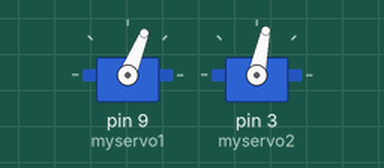
Simulated run of this sketch. Board: Arduino Uno, built with avr-gcc and run on an emulated ATmega328P. On the bench: 2 × servo.

Above: at 0.1 s.
At 22.4 s:
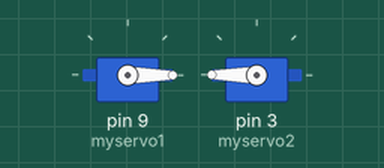
At 30.5 s:
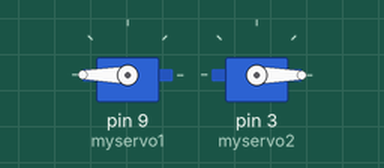
Timing chart, 0 to 40.0 s (numbered marks = the images above):
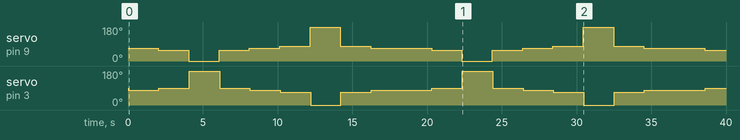

The sketch:

Servos.ino
```cpp
#include <Servo.h>

Servo myservo1;  // create servo object to control a servo
Servo myservo2;  // create servo object to control a servo

int pos1 = 68;    // variable to store the servo position
int pos2 = 78;    // variable to store the servo position
void parado() {
  pos1 = 68;    // variable to store the servo position
  pos2 = 78;    // variable to store the servo position
  myservo1.write(pos1);//78 -ah   +h              // tell servo to go to position in variable 'pos'
  delay(15);                       // waits 15ms for the servo to reach the position
  myservo2.write(pos2);//68              // tell servo to go to position in variable 'pos'
  delay(15);                       // waits 15ms for the servo to reach the position
}
void frenteLento() {
  pos1 = 58;    // variable to store the servo position
  pos2 = 88;    // variable to store the servo position
  myservo1.write(pos1);//78 -ah   +h              // tell servo to go to position in variable 'pos'
  delay(15);                       // waits 15ms for the servo to reach the position
  myservo2.write(pos2);//68              // tell servo to go to position in variable 'pos'
  delay(15);                       // waits 15ms for the servo to reach the position
}
void frenteRapido() {
  pos1 = 0;    // variable to store the servo position
  pos2 = 180;    // variable to store the servo position
  myservo1.write(pos1);//78 -ah   +h              // tell servo to go to position in variable 'pos'
  delay(15);                       // waits 15ms for the servo to reach the position
  myservo2.write(pos2);//68              // tell servo to go to position in variable 'pos'
  delay(15);                       // waits 15ms for the servo to reach the position
}
void reLento() {
  pos1 = 78;    // variable to store the servo position
  pos2 = 68;    // variable to store the servo position
  myservo1.write(pos1);//78 -ah   +h              // tell servo to go to position in variable 'pos'
  delay(15);                       // waits 15ms for the servo to reach the position
  myservo2.write(pos2);//68              // tell servo to go to position in variable 'pos'
  delay(15);                       // waits 15ms for the servo to reach the position
}
void reRapido() {
  pos1 = 180;    // variable to store the servo position
  pos2 = 0;    // variable to store the servo position
  myservo1.write(pos1);//78 -ah   +h              // tell servo to go to position in variable 'pos'
  delay(15);                       // waits 15ms for the servo to reach the position
  myservo2.write(pos2);//68              // tell servo to go to position in variable 'pos'
  delay(15);                       // waits 15ms for the servo to reach the position
}


void setup() {
  myservo1.attach(9);  // attaches the servo on pin 9 to the servo object
  myservo2.attach(3);  // attaches the servo on pin 9 to the servo object
}

void loop() {
parado();
delay(2000);
frenteLento();
delay(2000);
frenteRapido();
delay(2000);
frenteLento();
delay(2000);
parado();
delay(2000);
reLento();
delay(2000);
reRapido();
delay(2000);
reLento();
delay(2000);
parado();
delay(2000);

}
```

Measured:
- by itself, servo on pin 9 (myservo1): 68° → 58° at 2.0 s, → 0° 2.0 s later, → 58° 2.0 s later, → 68° 2.0 s later, … (17 changes in this stretch)
- by itself, servo on pin 3 (myservo2): repeats every 18.3 s: 88° 2.0 s, 180° 2.0 s, 88° 2.0 s, 78° 2.0 s, 68° 2.0 s, 0° 2.0 s, 68° 2.0 s, 78° 4.1 s
